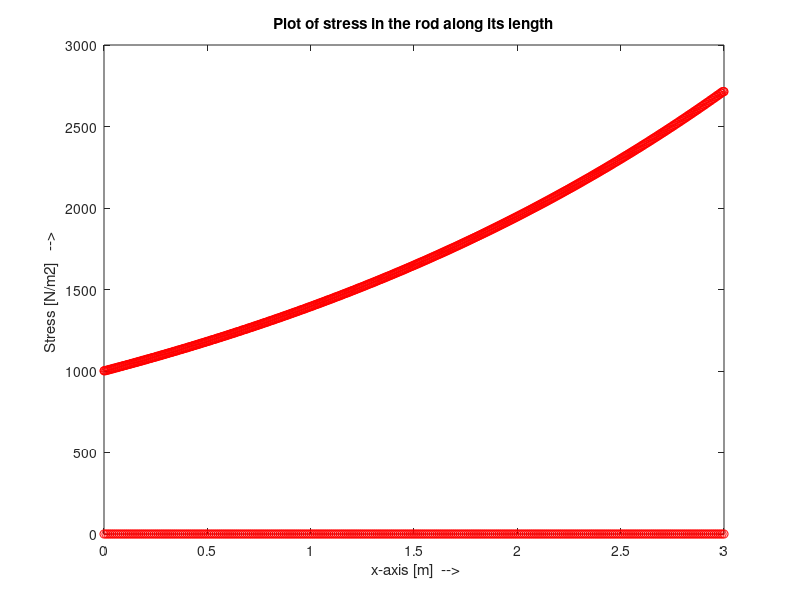

Write MATLAB code to recreate this figure.
% Clear the command window
clc

% Clear all the workspace
clear all

% Set the number format to long
format long

%%%%%%%%%%%%%%%%%%%%%%%%%%%%%%%%%%%%%%%%%%%%%%%%%%%%%%%%%%%%%%%%%%%%%%%%%%
%                       Pre-Processor                                    %
%%%%%%%%%%%%%%%%%%%%%%%%%%%%%%%%%%%%%%%%%%%%%%%%%%%%%%%%%%%%%%%%%%%%%%%%%%

%%%%%
% (A) Geometric data
%%%%%

% Input the length of the beam
L = 3 ; % <--- input required

% Define the constant corresponding to exponentially decreasing area of
% crossection
% A0 is the area of cross-section at x = 0.
A0 =0.5  ;  % <--- input required

%%%%%
% (B) Material data
%%%%%

% Enter the values of Young's modulus
E =2e11  ; % <--- input required

%%%%%
% (C) Mesh Data
%%%%%
  
% Input the number of elements
N = 320 ; % <--- input required

% Number of nodes per element
m = 2 ; % <--- input required

% Get the total number of nodes. Since we are assuming linear elements so
% the number of nodes are total number of elements + 1
total_nodes = N+1 ;  % <--- input required in terms of N and m

% Degree of freedom per node
dof_per_node = 1 ; % <--- input required 

% Degree of freedom per element
dof_per_element = 2 ; % <--- input required 

% Total number of degrees of freedom are degree of freedom per node times
% the total number of nodes
total_dof = total_nodes*dof_per_node ; % <--- input required in terms of 
                       % dof_per_node and total_nodes

% Construct the connectivity matrix.
connectivity_matrix = zeros(N,dof_per_element) ; % <--- input required in terms of N
for i = 1: N
    connectivity_matrix(i,1) = i     ;  % <--- input required in terms of i
    connectivity_matrix(i,2) = i+1 ;  % <--- input required  in terms of i
end

% Construct the coordinate matrix X
coord_matrix =  linspace(0, L, total_nodes)' ;
 
%%%%%
% (D) Load - both body forces and surface traction 
%%%%%

% The constant corresponding to the axially distributed force
p0 = 0 ; % <--- input required

% Applied boundary load at x = L
P_star = 1e3 ; % <--- input required

%%%%%
% (E) Specify the boundary condition
%%%%%

% This is the node (dof) on which u = 0 and x = 0
iux = 1 ; % <--- input required

% Nodes for which the problem has to be solved
ir = setdiff(1:total_dof,iux)' ; %get clarity

%%%%%
% (F) Define the Gauss quadrature related  parameters
%%%%%

Ngaus = 2 ; % Number of Gass quadrature points in one direction.  
gfa = 1.d0/sqrt(3.d0) ;

gauss_data(1,1) = -gfa ; % First Gauss quadrature point coordinate  
gauss_data (1,2) = 1.d0 ; % First Gauss quadrature point weight
gauss_data (2,1) = gfa  ; % Second Gauss quadrature point coordinate
gauss_data (2,2) = 1.d0 ; % Second Gauss quadrature point weight

 % Total number of Gauss quadrature points.
ngp = Ngaus ;   % <--- input required in terms of Ngaus

%%%%%%%%%%%%%%%%%%%%%%%%%%%%%%%%%%%%%%%%%%%%%%%%%%%%%%%%%%%%%%%%%%%%%%%%%%%
%                               Processor                                 %
%%%%%%%%%%%%%%%%%%%%%%%%%%%%%%%%%%%%%%%%%%%%%%%%%%%%%%%%%%%%%%%%%%%%%%%%%%%


% Initialize the  global stiffness matrix and right side force vector

K_global = zeros(total_dof,total_dof) ; % <--- input required in terms of total_dof 
F_global = zeros(total_dof, 1) ; % <--- input required in terms of total_dof 
x_gauss=zeros(N,ngp);
% Run the loop over all the elements
for e = 1 : N % <--- input required in terms of N 
    
    % Get the connectivity of element e
    con_e = connectivity_matrix(e,:) ; % <--- input required 
    
    % get the coordinate of the element e
    x_local = coord_matrix(con_e,1) ; % <--- input required in terms of con_e
    
    % Calculate the length of the element
    l_e =x_local(2)-x_local(1) ; % <--- input required in terms  x_local
    
    % Initialize the elemental stiffness and right side force vector
    K_elemental = zeros(dof_per_element,dof_per_element) ; % <--- input required in terms of dof_per_element
    F_elemental = zeros(dof_per_element,1) ; % <--- input required in terms of dof_per_element
    
    % Run the Gauss integration loop over ngp Gauss points
    for gp = 1: ngp % <--- input required in terms of ngp
    
        xi = gauss_data(gp,1) ; % xi coordinate of the gp Gauss point
        weight = gauss_data(gp,2) ; % weight of the gp Gauss point
        
        N1 = (1-xi)/2 ; % Shape function at local node 1 % <--- input required
        N2 = (1+xi)/2 ; % Shape function at local node 2 % <--- input required
        
        % Form the elemental shape function matrix
        Shape_function_matrix = [N1 ; N2 ] ; % <--- input required
        
        Be = [-1/2 ; +1/2 ] ;
        
        % Calculate the area at the current Gauss point coordinate
        x =  Shape_function_matrix'*x_local  ;
        x_gauss(e,gp)=x;% <--- input required. Use Shape_function_matrix
        A = A0*exp(-x/L) ; % <--- input required. Assume a suitable function
        p_x = 0 ; % <--- input required. Assume a suitable function
        
        % Compute the local stiffness and right side vector at the current
        % Gauss point 
        
        K_elemental = K_elemental + A*E*Be*Be'*2*weight/l_e ; % <--- input required. 
        F_elemental = F_elemental + p_x*Shape_function_matrix*l_e*0.5*weight; % <--- input required. 
    end
    
    % Assemble the local stiffness and right side vector in the global
    % stiffness matrix and right side vector
    K_global(con_e,con_e) = K_global(con_e,con_e) + K_elemental ; % <--- input required. 
    F_global(con_e,1) = F_global(con_e,1) + F_elemental ; % <--- input required. 
        
end

% Put the force at x = L in the global right side force vector
F_global(total_dof,1) = F_global(total_dof,1) + P_star ; % <--- input required. 

% Apply the boundary conditions on the global stiffness matrix and right
% side force vector
K_hat = K_global(ir,ir) ; % <--- input required. Use ir vector.
F_hat = F_global(ir,1) ; % <--- input required.

% Solve for the unknown displacements
U_ir = K_hat\F_hat ; % <--- input required.

% Form the global displacement matrix
U = zeros(total_dof,1) ; % <--- input required.
U(ir) = U_ir ; % <--- input required.

% Get the displacement of the node at x = L
disp(U(total_dof,1));

%%%%%%%%%%%%%%%%%%%%%%%%%%%%%%%%%%%%%%%%%%%%%%%%%%%%%%%%%%%%%%%%%%%%%%%%%%%
%                            Post-processor                               %
%%%%%%%%%%%%%%%%%%%%%%%%%%%%%%%%%%%%%%%%%%%%%%%%%%%%%%%%%%%%%%%%%%%%%%%%%%%

% Plot the displacement
plot(coord_matrix,(U),'-ro') ;
hold on
title(' Plot of displacement of the rod along its length ');
xlabel('     x-axis [m]  -->    ');
ylabel('   Displacement [m]   -->    ');
hold on ;



stresses_gauss = zeros(N, ngp);

% Loop over elements
for e = 1:N
    con_e = connectivity_matrix(e,:) ; % <--- input required

    % get the coordinate of the element e
    x_local = coord_matrix(con_e,1) ; % <--- input required in terms of con_e

    % Calculate the length of the element
    l_e =x_local(2)-x_local(1) ; % <--- input required in terms  x_local
    % Internal force (axial force) in the element
    u1=U(con_e(1));
    u2=U(con_e(2));
   % Loop over Gauss points
    for gp = 1:ngp
        % Gauss point location in the element
        xi = gauss_data(gp,1) ;
        
        % Shape functions and derivative at Gauss point
        N1 = 0.5 * (1 - xi);
        N2 = 0.5 * (1 + xi);
        dN1_dxi = -0.5;
        dN2_dxi = 0.5;
        
        % Jacobian determinant
        J = l_e / 2;  % since dxi/dx = 1 / (2 * J)
        
        % Strain at Gauss point
        epsilon = (dN1_dxi * U(con_e(1)) + dN2_dxi * U(con_e(2)))*(1/(2*J));
        
        % Stress at Gauss point using Hooke's law
        stress_gp = E * epsilon;
        
        % Store stress at Gauss point
        stresses_gauss(e, gp) = stress_gp;
    end
end
 %Plot the Stress
x_1D = reshape(x_gauss.', 1, []);
x_1D=[0,x_1D];
x_1D=[x_1D,3];
stresses_1D=reshape(stresses_gauss.', 1, []);
stresses_1D=[stresses_1D(1),stresses_1D];
stresses_1D=[stresses_1D,stresses_1D(end)];
plot(x_1D,stresses_1D,'-ro') ;
hold on
title(' Plot of stress in the rod along its length ');
xlabel('     x-axis [m]  -->    ');
ylabel('   Stress [N/m2]   -->    ');
hold on ;


disp('Stresses at Gauss points in each element:');
disp(stresses_gauss);
f_stress = fopen('stress_at_GP_mesh_320.txt', 'w');  % Open file for writing
fprintf(f_stress, 'Stresses at Gauss points in each element:\n');
for i=1:N
    fprintf(f_stress, 'Element %d:%f %f \n', i,stresses_gauss(i,:));
end
fclose(f_stress);  % Close the file
f_d = fopen('displacement_along_length_mesh_220.txt', 'w');  % Open file for writing
fprintf(f_d, 'Displacement along the length :\n');
for i=1:total_dof
    fprintf(f_d,'Node %d:%.12e \n',i, U(i));
end
fclose(f_d);


% Task 1
%
% Get the plot of displacement along the length

% Task 2
%
% Get the stresses at the Gauss point and print in a file where rows are
% number of elements and columns are stress values at the Gauss point of
% the elements. Note that since it is a 1D problem there is only one stress
% component.